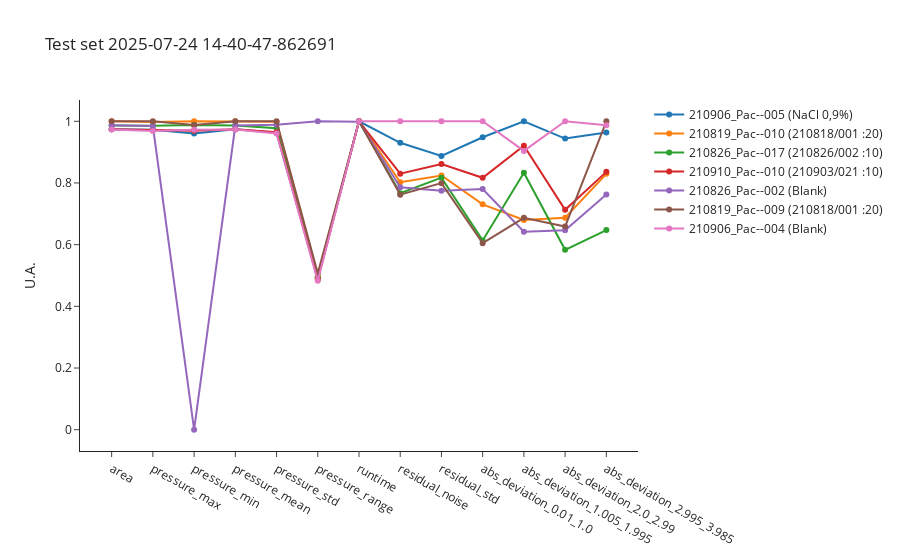
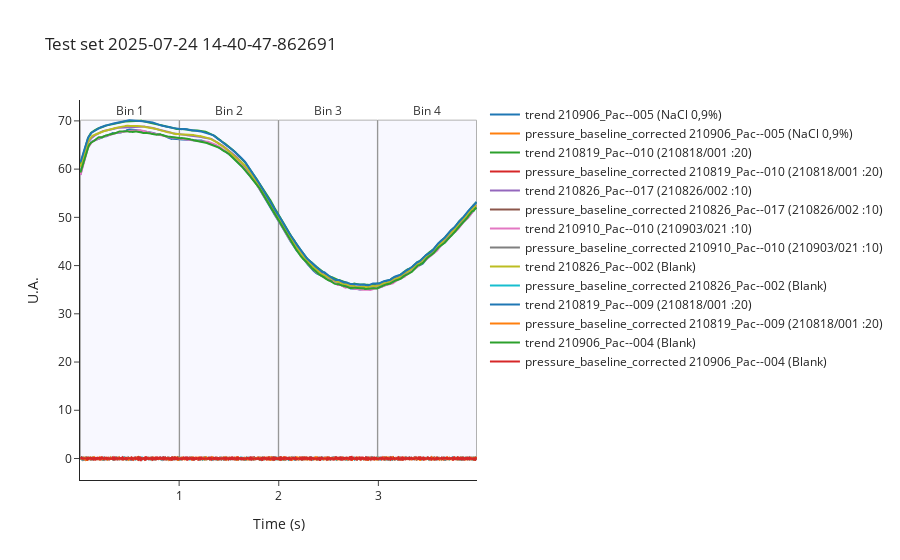
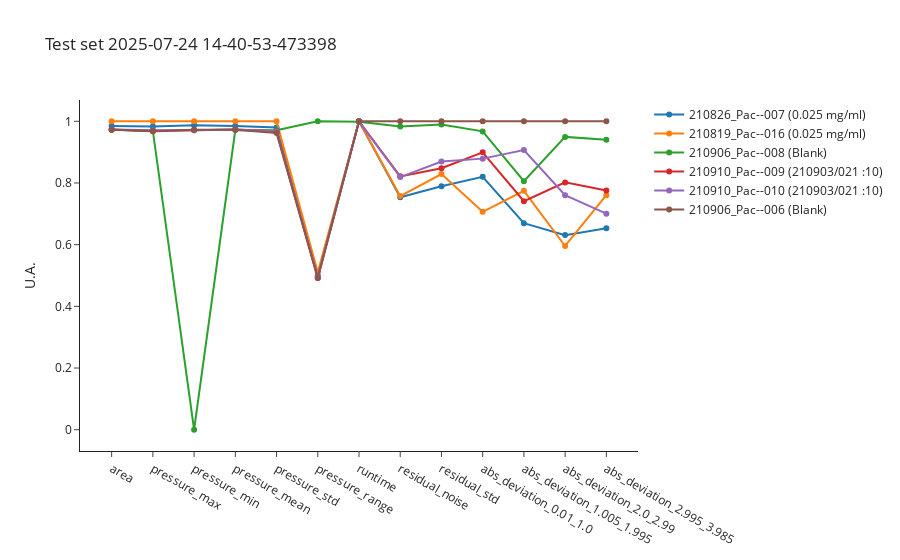
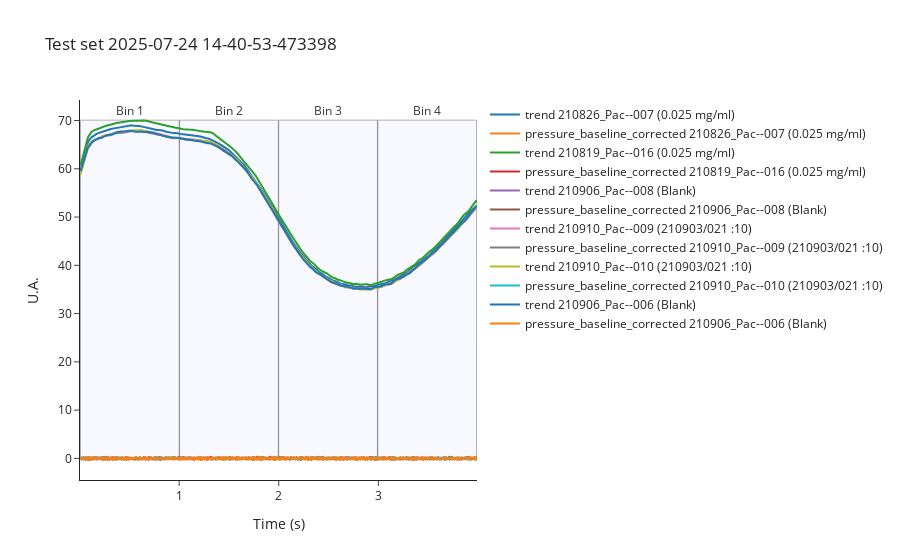

The notebook cell these images were saved under, in order:
### Code cell
test_dates = []
import datetime
import random
for i in [1, 2, 3, 4]:
    now = datetime.datetime.now().isoformat()
    now = now.replace(":", "-").replace(".", "-").replace("T", " ")
    test_dates.append(now)

    test_indices = random.sample(test_source_indices, random.randint(5, 8))
    print("Test set ", now ,  " indices: ", test_indices)

    test_data = ana.get_features(test_indices)
    test_metadata = ana.get_metadata(test_indices)
    test_data.to_csv(f"dev/test_{now}_features.csv", index=False)
    test_metadata.to_csv(f"dev/test_{now}_metadata.csv", index=False)

    fig_test_curves=ana.plot_pressure_curves(indices = test_indices)
    fig_test_curves.update_layout(showlegend=False)
    fig_test_curves.write_image(f"dev/figures/fig_test_{now}_curves.png", width=1000, height= 350, scale = 3)
    #fig_test_curves.update_layout(showlegend=True)
    #fig_test_curves.show()

    fig_test_features=ana.plot_features(indices = test_indices)
    fig_test_features.update_layout(showlegend=False)
    fig_test_features.write_image(f"dev/figures/fig_test_{now}_features.png", width=1100, height= 350, scale = 3)
    fig_test_features.update_layout(title=f"Test set {now}", showlegend=True)
    fig_test_features.show()
    
    fig_test_features_raw = ana.plot_features_raw(indices = test_indices)
    fig_test_features_raw.update_layout(showlegend=False)
    fig_test_features_raw.write_image(f"dev/figures/fig_test_{now}_features_raw.png", width=1100, height= 350, scale = 3)
    fig_test_features_raw.update_layout(title=f"Test set {now}", showlegend=True)
    fig_test_features_raw.show()

### Figure 1 — Plotly figure (JSON) as saved in the notebook; plotly's stock layout.template omitted (floating-point values rounded to 4 significant figures)
{"data": [{"hovertemplate": "<b>index: </b>238<br><b>name: </b>210906_Pac--005<br><b>path: </b>C:/Users/Sandeep/Desktop/ExtractedSignals\\210906_Pac 2021-09-06 11-09-22\\210906_Pac--005.D<br><b>batch: </b>210906_Pac 2021-09-06 11-09-22<br><b>batch_position: </b>5<br><b>idle_time: </b>38.0<br><b>sample: </b>NaCl 0,9%<br><b>method: </b>SAA_411_Pac.M<br><b>timestamp: </b>2021-09-06 11:28:17<br><b>detector: </b>G1315C<br><b>pump: </b>G7116B<br><b>start_time: </b>2021-09-06 11:28:51<br><b>end_time: </b>2021-09-06 11:32:51<br><b>runtime: </b>239.7000000000036<br><b>x: </b>%{x}<br><b>y: </b>%{y}<extra></extra>", "mode": "markers+lines", "name": "210906_Pac--005 (NaCl 0,9%)", "text": "<b>index: </b>238<br><b>name: </b>210906_Pac--005<br><b>path: </b>C:/Users/Sandeep/Desktop/ExtractedSignals\\210906_Pac 2021-09-06 11-09-22\\210906_Pac--005.D<br><b>batch: </b>210906_Pac 2021-09-06 11-09-22<br><b>batch_position: </b>5<br><b>idle_time: </b>38.0<br><b>sample: </b>NaCl 0,9%<br><b>method: </b>SAA_411_Pac.M<br><b>timestamp: </b>2021-09-06 11:28:17<br><b>detector: </b>G1315C<br><b>pump: </b>G7116B<br><b>start_time: </b>2021-09-06 11:28:51<br><b>end_time: </b>2021-09-06 11:32:51<br><b>runtime: </b>239.7000000000036", "type": "scatter", "x": ["area", "pressure_max", "pressure_min", "pressure_mean", "pressure_std", "pressure_range", "runtime", "residual_noise", "residual_std", "abs_deviation_0.01_1.0", "abs_deviation_1.005_1.995", "abs_deviation_2.0_2.99", "abs_deviation_2.995_3.985"], "y": [0.9739, 0.9726, 0.9605, 0.9739, 0.963, 0.4938, 1, 0.9302, 0.8875, 0.9482, 1, 0.944, 0.9638]}, {"hovertemplate": "<b>index: </b>125<br><b>name: </b>210819_Pac--010<br><b>path: </b>C:/Users/Sandeep/Desktop/ExtractedSignals\\210819_Pac 2021-08-19 15-50-49\\210819_Pac--010.D<br><b>batch: </b>210819_Pac 2021-08-19 15-50-49<br><b>batch_position: </b>10<br><b>idle_time: </b>39.0<br><b>sample: </b>210818/001 :20<br><b>method: </b>SAA_411_Pac.M<br><b>timestamp: </b>2021-08-19 16:34:42<br><b>detector: </b>G7110B<br><b>pump: </b>G7110B<br><b>start_time: </b>2021-08-19 16:35:16<br><b>end_time: </b>2021-08-19 16:39:17<br><b>runtime: </b>239.7000000000036<br><b>x: </b>%{x}<br><b>y: </b>%{y}<extra></extra>", "mode": "markers+lines", "name": "210819_Pac--010 (210818/001 :20)", "text": "<b>index: </b>125<br><b>name: </b>210819_Pac--010<br><b>path: </b>C:/Users/Sandeep/Desktop/ExtractedSignals\\210819_Pac 2021-08-19 15-50-49\\210819_Pac--010.D<br><b>batch: </b>210819_Pac 2021-08-19 15-50-49<br><b>batch_position: </b>10<br><b>idle_time: </b>39.0<br><b>sample: </b>210818/001 :20<br><b>method: </b>SAA_411_Pac.M<br><b>timestamp: </b>2021-08-19 16:34:42<br><b>detector: </b>G7110B<br><b>pump: </b>G7110B<br><b>start_time: </b>2021-08-19 16:35:16<br><b>end_time: </b>2021-08-19 16:39:17<br><b>runtime: </b>239.7000000000036", "type": "scatter", "x": ["area", "pressure_max", "pressure_min", "pressure_mean", "pressure_std", "pressure_range", "runtime", "residual_noise", "residual_std", "abs_deviation_0.01_1.0", "abs_deviation_1.005_1.995", "abs_deviation_2.0_2.99", "abs_deviation_2.995_3.985"], "y": [1.0, 0.9974, 1, 0.9999, 0.9989, 0.4987, 1, 0.8026, 0.8244, 0.7307, 0.6801, 0.6871, 0.8297]}, {"hovertemplate": "<b>index: </b>165<br><b>name: </b>210826_Pac--017<br><b>path: </b>C:/Users/Sandeep/Desktop/ExtractedSignals\\210826_Pac 2021-08-26 16-15-14\\210826_Pac--017.D<br><b>batch: </b>210826_Pac 2021-08-26 16-15-14<br><b>batch_position: </b>17<br><b>idle_time: </b>41.0<br><b>sample: </b>210826/002 :10<br><b>method: </b>SAA_411_Pac.M<br><b>timestamp: </b>2021-08-26 17:30:12<br><b>detector: </b>G1315C<br><b>pump: </b>G7110B<br><b>start_time: </b>2021-08-26 17:30:46<br><b>end_time: </b>2021-08-26 17:34:46<br><b>runtime: </b>239.7000000000036<br><b>x: </b>%{x}<br><b>y: </b>%{y}<extra></extra>", "mode": "markers+lines", "name": "210826_Pac--017 (210826/002 :10)", "text": "<b>index: </b>165<br><b>name: </b>210826_Pac--017<br><b>path: </b>C:/Users/Sandeep/Desktop/ExtractedSignals\\210826_Pac 2021-08-26 16-15-14\\210826_Pac--017.D<br><b>batch: </b>210826_Pac 2021-08-26 16-15-14<br><b>batch_position: </b>17<br><b>idle_time: </b>41.0<br><b>sample: </b>210826/002 :10<br><b>method: </b>SAA_411_Pac.M<br><b>timestamp: </b>2021-08-26 17:30:12<br><b>detector: </b>G1315C<br><b>pump: </b>G7110B<br><b>start_time: </b>2021-08-26 17:30:46<br><b>end_time: </b>2021-08-26 17:34:46<br><b>runtime: </b>239.7000000000036", "type": "scatter", "x": ["area", "pressure_max", "pressure_min", "pressure_mean", "pressure_std", "pressure_range", "runtime", "residual_noise", "residual_std", "abs_deviation_0.01_1.0", "abs_deviation_1.005_1.995", "abs_deviation_2.0_2.99", "abs_deviation_2.995_3.985"], "y": [0.9863, 0.9855, 0.9877, 0.9862, 0.9776, 0.4929, 1, 0.7669, 0.8172, 0.6137, 0.833, 0.5833, 0.6473]}, {"hovertemplate": "<b>index: </b>275<br><b>name: </b>210910_Pac--010<br><b>path: </b>C:/Users/Sandeep/Desktop/ExtractedSignals\\210910_Pac 2021-09-10 14-25-54\\210910_Pac--010.D<br><b>batch: </b>210910_Pac 2021-09-10 14-25-54<br><b>batch_position: </b>10<br><b>idle_time: </b>37.0<br><b>sample: </b>210903/021 :10<br><b>method: </b>SAA_411_Pac.M<br><b>timestamp: </b>2021-09-10 15:09:12<br><b>detector: </b>G7110B<br><b>pump: </b>G7110B<br><b>start_time: </b>2021-09-10 15:09:44<br><b>end_time: </b>2021-09-10 15:13:45<br><b>runtime: </b>239.7000000000036<br><b>x: </b>%{x}<br><b>y: </b>%{y}<extra></extra>", "mode": "markers+lines", "name": "210910_Pac--010 (210903/021 :10)", "text": "<b>index: </b>275<br><b>name: </b>210910_Pac--010<br><b>path: </b>C:/Users/Sandeep/Desktop/ExtractedSignals\\210910_Pac 2021-09-10 14-25-54\\210910_Pac--010.D<br><b>batch: </b>210910_Pac 2021-09-10 14-25-54<br><b>batch_position: </b>10<br><b>idle_time: </b>37.0<br><b>sample: </b>210903/021 :10<br><b>method: </b>SAA_411_Pac.M<br><b>timestamp: </b>2021-09-10 15:09:12<br><b>detector: </b>G7110B<br><b>pump: </b>G7110B<br><b>start_time: </b>2021-09-10 15:09:44<br><b>end_time: </b>2021-09-10 15:13:45<br><b>runtime: </b>239.7000000000036", "type": "scatter", "x": ["area", "pressure_max", "pressure_min", "pressure_mean", "pressure_std", "pressure_range", "runtime", "residual_noise", "residual_std", "abs_deviation_0.01_1.0", "abs_deviation_1.005_1.995", "abs_deviation_2.0_2.99", "abs_deviation_2.995_3.985"], "y": [0.974, 0.9708, 0.9692, 0.9739, 0.9648, 0.4875, 1, 0.83, 0.8617, 0.8168, 0.9205, 0.7129, 0.836]}, {"hovertemplate": "<b>index: </b>150<br><b>name: </b>210826_Pac--002<br><b>path: </b>C:/Users/Sandeep/Desktop/ExtractedSignals\\210826_Pac 2021-08-26 16-15-14\\210826_Pac--002.D<br><b>batch: </b>210826_Pac 2021-08-26 16-15-14<br><b>batch_position: </b>2<br><b>idle_time: </b>40.0<br><b>sample: </b>Blank<br><b>method: </b>SAA_411_Pac.M<br><b>timestamp: </b>2021-08-26 16:20:13<br><b>detector: </b>G7110B<br><b>pump: </b>G7110B<br><b>start_time: </b>2021-08-26 16:20:47<br><b>end_time: </b>2021-08-26 16:24:47<br><b>runtime: </b>239.40000000000362<br><b>x: </b>%{x}<br><b>y: </b>%{y}<extra></extra>", "mode": "markers+lines", "name": "210826_Pac--002 (Blank)", "text": "<b>index: </b>150<br><b>name: </b>210826_Pac--002<br><b>path: </b>C:/Users/Sandeep/Desktop/ExtractedSignals\\210826_Pac 2021-08-26 16-15-14\\210826_Pac--002.D<br><b>batch: </b>210826_Pac 2021-08-26 16-15-14<br><b>batch_position: </b>2<br><b>idle_time: </b>40.0<br><b>sample: </b>Blank<br><b>method: </b>SAA_411_Pac.M<br><b>timestamp: </b>2021-08-26 16:20:13<br><b>detector: </b>G7110B<br><b>pump: </b>G7110B<br><b>start_time: </b>2021-08-26 16:20:47<br><b>end_time: </b>2021-08-26 16:24:47<br><b>runtime: </b>239.40000000000362", "type": "scatter", "x": ["area", "pressure_max", "pressure_min", "pressure_mean", "pressure_std", "pressure_range", "runtime", "residual_noise", "residual_std", "abs_deviation_0.01_1.0", "abs_deviation_1.005_1.995", "abs_deviation_2.0_2.99", "abs_deviation_2.995_3.985"], "y": [0.9873, 0.9845, 0, 0.9861, 0.9887, 1, 0.9987, 0.7858, 0.7752, 0.7805, 0.6419, 0.6469, 0.7624]}, {"hovertemplate": "<b>index: </b>124<br><b>name: </b>210819_Pac--009<br><b>path: </b>C:/Users/Sandeep/Desktop/ExtractedSignals\\210819_Pac 2021-08-19 15-50-49\\210819_Pac--009.D<br><b>batch: </b>210819_Pac 2021-08-19 15-50-49<br><b>batch_position: </b>9<br><b>idle_time: </b>39.0<br><b>sample: </b>210818/001 :20<br><b>method: </b>SAA_411_Pac.M<br><b>timestamp: </b>2021-08-19 16:30:03<br><b>detector: </b>G1315C<br><b>pump: </b>G7110B<br><b>start_time: </b>2021-08-19 16:30:37<br><b>end_time: </b>2021-08-19 16:34:37<br><b>runtime: </b>239.7000000000036<br><b>x: </b>%{x}<br><b>y: </b>%{y}<extra></extra>", "mode": "markers+lines", "name": "210819_Pac--009 (210818/001 :20)", "text": "<b>index: </b>124<br><b>name: </b>210819_Pac--009<br><b>path: </b>C:/Users/Sandeep/Desktop/ExtractedSignals\\210819_Pac 2021-08-19 15-50-49\\210819_Pac--009.D<br><b>batch: </b>210819_Pac 2021-08-19 15-50-49<br><b>batch_position: </b>9<br><b>idle_time: </b>39.0<br><b>sample: </b>210818/001 :20<br><b>method: </b>SAA_411_Pac.M<br><b>timestamp: </b>2021-08-19 16:30:03<br><b>detector: </b>G1315C<br><b>pump: </b>G7110B<br><b>start_time: </b>2021-08-19 16:30:37<br><b>end_time: </b>2021-08-19 16:34:37<br><b>runtime: </b>239.7000000000036", "type": "scatter", "x": ["area", "pressure_max", "pressure_min", "pressure_mean", "pressure_std", "pressure_range", "runtime", "residual_noise", "residual_std", "abs_deviation_0.01_1.0", "abs_deviation_1.005_1.995", "abs_deviation_2.0_2.99", "abs_deviation_2.995_3.985"], "y": [1, 1, 0.9877, 1, 1, 0.5076, 1, 0.762, 0.7994, 0.6048, 0.6871, 0.6589, 1]}, {"hovertemplate": "<b>index: </b>237<br><b>name: </b>210906_Pac--004<br><b>path: </b>C:/Users/Sandeep/Desktop/ExtractedSignals\\210906_Pac 2021-09-06 11-09-22\\210906_Pac--004.D<br><b>batch: </b>210906_Pac 2021-09-06 11-09-22<br><b>batch_position: </b>4<br><b>idle_time: </b>39.0<br><b>sample: </b>Blank<br><b>method: </b>SAA_411_Pac.M<br><b>timestamp: </b>2021-09-06 11:23:39<br><b>detector: </b>G1315C<br><b>pump: </b>G7110B<br><b>start_time: </b>2021-09-06 11:24:12<br><b>end_time: </b>2021-09-06 11:28:13<br><b>runtime: </b>239.7000000000036<br><b>x: </b>%{x}<br><b>y: </b>%{y}<extra></extra>", "mode": "markers+lines", "name": "210906_Pac--004 (Blank)", "text": "<b>index: </b>237<br><b>name: </b>210906_Pac--004<br><b>path: </b>C:/Users/Sandeep/Desktop/ExtractedSignals\\210906_Pac 2021-09-06 11-09-22\\210906_Pac--004.D<br><b>batch: </b>210906_Pac 2021-09-06 11-09-22<br><b>batch_position: </b>4<br><b>idle_time: </b>39.0<br><b>sample: </b>Blank<br><b>method: </b>SAA_411_Pac.M<br><b>timestamp: </b>2021-09-06 11:23:39<br><b>detector: </b>G1315C<br><b>pump: </b>G7110B<br><b>start_time: </b>2021-09-06 11:24:12<br><b>end_time: </b>2021-09-06 11:28:13<br><b>runtime: </b>239.7000000000036", "type": "scatter", "x": ["area", "pressure_max", "pressure_min", "pressure_mean", "pressure_std", "pressure_range", "runtime", "residual_noise", "residual_std", "abs_deviation_0.01_1.0", "abs_deviation_1.005_1.995", "abs_deviation_2.0_2.99", "abs_deviation_2.995_3.985"], "y": [0.9738, 0.9682, 0.9723, 0.9737, 0.9604, 0.4833, 1, 1, 1, 1, 0.9039, 1, 0.9873]}], "layout": {"showlegend": true, "title": {"text": "Test set 2025-07-24 14-40-47-862691"}, "xaxis": {"title": {}}, "yaxis": {"title": {"text": "U.A."}}}}

### Figure 2 — Plotly figure (JSON) as saved in the notebook; plotly's stock layout.template omitted (floating-point values rounded to 4 significant figures; data arrays with more than 128 entries replaced by an {"elided": "..."} marker saying what was removed)
{"data": [{"mode": "lines", "name": "trend 210906_Pac--005 (NaCl 0,9%)", "text": "238. 210906_Pac--005 (NaCl 0,9%)<br>Batch: 210906_Pac 2021-09-06 11-09-22<br>Method: SAA_411_Pac.M", "type": "scatter", "x": {"elided": "796 float values"}, "y": {"elided": "796 float values"}}, {"mode": "lines", "name": "pressure_baseline_corrected 210906_Pac--005 (NaCl 0,9%)", "text": "238. 210906_Pac--005 (NaCl 0,9%)<br>Batch: 210906_Pac 2021-09-06 11-09-22<br>Method: SAA_411_Pac.M", "type": "scatter", "x": {"elided": "796 float values"}, "y": {"elided": "796 float values"}}, {"mode": "lines", "name": "trend 210819_Pac--010 (210818/001 :20)", "text": "125. 210819_Pac--010 (210818/001 :20)<br>Batch: 210819_Pac 2021-08-19 15-50-49<br>Method: SAA_411_Pac.M", "type": "scatter", "x": {"elided": "796 float values"}, "y": {"elided": "796 float values"}}, {"mode": "lines", "name": "pressure_baseline_corrected 210819_Pac--010 (210818/001 :20)", "text": "125. 210819_Pac--010 (210818/001 :20)<br>Batch: 210819_Pac 2021-08-19 15-50-49<br>Method: SAA_411_Pac.M", "type": "scatter", "x": {"elided": "796 float values"}, "y": {"elided": "796 float values"}}, {"mode": "lines", "name": "trend 210826_Pac--017 (210826/002 :10)", "text": "165. 210826_Pac--017 (210826/002 :10)<br>Batch: 210826_Pac 2021-08-26 16-15-14<br>Method: SAA_411_Pac.M", "type": "scatter", "x": {"elided": "796 float values"}, "y": {"elided": "796 float values"}}, {"mode": "lines", "name": "pressure_baseline_corrected 210826_Pac--017 (210826/002 :10)", "text": "165. 210826_Pac--017 (210826/002 :10)<br>Batch: 210826_Pac 2021-08-26 16-15-14<br>Method: SAA_411_Pac.M", "type": "scatter", "x": {"elided": "796 float values"}, "y": {"elided": "796 float values"}}, {"mode": "lines", "name": "trend 210910_Pac--010 (210903/021 :10)", "text": "275. 210910_Pac--010 (210903/021 :10)<br>Batch: 210910_Pac 2021-09-10 14-25-54<br>Method: SAA_411_Pac.M", "type": "scatter", "x": {"elided": "796 float values"}, "y": {"elided": "796 float values"}}, {"mode": "lines", "name": "pressure_baseline_corrected 210910_Pac--010 (210903/021 :10)", "text": "275. 210910_Pac--010 (210903/021 :10)<br>Batch: 210910_Pac 2021-09-10 14-25-54<br>Method: SAA_411_Pac.M", "type": "scatter", "x": {"elided": "796 float values"}, "y": {"elided": "796 float values"}}, {"mode": "lines", "name": "trend 210826_Pac--002 (Blank)", "text": "150. 210826_Pac--002 (Blank)<br>Batch: 210826_Pac 2021-08-26 16-15-14<br>Method: SAA_411_Pac.M", "type": "scatter", "x": {"elided": "796 float values"}, "y": {"elided": "796 float values"}}, {"mode": "lines", "name": "pressure_baseline_corrected 210826_Pac--002 (Blank)", "text": "150. 210826_Pac--002 (Blank)<br>Batch: 210826_Pac 2021-08-26 16-15-14<br>Method: SAA_411_Pac.M", "type": "scatter", "x": {"elided": "796 float values"}, "y": {"elided": "796 float values"}}, {"mode": "lines", "name": "trend 210819_Pac--009 (210818/001 :20)", "text": "124. 210819_Pac--009 (210818/001 :20)<br>Batch: 210819_Pac 2021-08-19 15-50-49<br>Method: SAA_411_Pac.M", "type": "scatter", "x": {"elided": "796 float values"}, "y": {"elided": "796 float values"}}, {"mode": "lines", "name": "pressure_baseline_corrected 210819_Pac--009 (210818/001 :20)", "text": "124. 210819_Pac--009 (210818/001 :20)<br>Batch: 210819_Pac 2021-08-19 15-50-49<br>Method: SAA_411_Pac.M", "type": "scatter", "x": {"elided": "796 float values"}, "y": {"elided": "796 float values"}}, {"mode": "lines", "name": "trend 210906_Pac--004 (Blank)", "text": "237. 210906_Pac--004 (Blank)<br>Batch: 210906_Pac 2021-09-06 11-09-22<br>Method: SAA_411_Pac.M", "type": "scatter", "x": {"elided": "796 float values"}, "y": {"elided": "796 float values"}}, {"mode": "lines", "name": "pressure_baseline_corrected 210906_Pac--004 (Blank)", "text": "237. 210906_Pac--004 (Blank)<br>Batch: 210906_Pac 2021-09-06 11-09-22<br>Method: SAA_411_Pac.M", "type": "scatter", "x": {"elided": "796 float values"}, "y": {"elided": "796 float values"}}], "layout": {"annotations": [{"align": "center", "font": {"color": "black", "size": 12}, "hovertext": "Entries between time: 0.01 and 1.0", "opacity": 0.8, "showarrow": false, "text": "<br>Bin 1<br>", "x": 0.505, "y": 72.15}, {"align": "center", "font": {"color": "black", "size": 12}, "hovertext": "Entries between time: 1.005 and 1.995", "opacity": 0.8, "showarrow": false, "text": "<br>Bin 2<br>", "x": 1.5, "y": 72.15}, {"align": "center", "font": {"color": "black", "size": 12}, "hovertext": "Entries between time: 2.0 and 2.99", "opacity": 0.8, "showarrow": false, "text": "<br>Bin 3<br>", "x": 2.495, "y": 72.15}, {"align": "center", "font": {"color": "black", "size": 12}, "hovertext": "Entries between time: 2.995 and 3.985", "opacity": 0.8, "showarrow": false, "text": "<br>Bin 4<br>", "x": 3.49, "y": 72.15}], "shapes": [{"fillcolor": "rgba(200,200,255,0.4)", "layer": "below", "line": {"width": 1}, "type": "rect", "x0": 0.01, "x1": 1, "y0": 0, "y1": 70.15}, {"fillcolor": "rgba(200,200,255,0.4)", "layer": "below", "line": {"width": 1}, "type": "rect", "x0": 1.005, "x1": 1.995, "y0": 0, "y1": 70.15}, {"fillcolor": "rgba(200,200,255,0.4)", "layer": "below", "line": {"width": 1}, "type": "rect", "x0": 2, "x1": 2.99, "y0": 0, "y1": 70.15}, {"fillcolor": "rgba(200,200,255,0.4)", "layer": "below", "line": {"width": 1}, "type": "rect", "x0": 2.995, "x1": 3.985, "y0": 0, "y1": 70.15}], "showlegend": true, "title": {"text": "Test set 2025-07-24 14-40-47-862691"}, "xaxis": {"title": {"text": "Time (s)"}}, "yaxis": {"title": {"text": "U.A."}}}}

### Figure 3 — Plotly figure (JSON) as saved in the notebook; plotly's stock layout.template omitted (floating-point values rounded to 4 significant figures)
{"data": [{"hovertemplate": "<b>index: </b>155<br><b>name: </b>210826_Pac--007<br><b>path: </b>C:/Users/Sandeep/Desktop/ExtractedSignals\\210826_Pac 2021-08-26 16-15-14\\210826_Pac--007.D<br><b>batch: </b>210826_Pac 2021-08-26 16-15-14<br><b>batch_position: </b>7<br><b>idle_time: </b>40.0<br><b>sample: </b>0.025 mg/ml<br><b>method: </b>SAA_411_Pac.M<br><b>timestamp: </b>2021-08-26 16:43:32<br><b>detector: </b>G7110B<br><b>pump: </b>G7110B<br><b>start_time: </b>2021-08-26 16:44:07<br><b>end_time: </b>2021-08-26 16:48:07<br><b>runtime: </b>239.7000000000036<br><b>x: </b>%{x}<br><b>y: </b>%{y}<extra></extra>", "mode": "markers+lines", "name": "210826_Pac--007 (0.025 mg/ml)", "text": "<b>index: </b>155<br><b>name: </b>210826_Pac--007<br><b>path: </b>C:/Users/Sandeep/Desktop/ExtractedSignals\\210826_Pac 2021-08-26 16-15-14\\210826_Pac--007.D<br><b>batch: </b>210826_Pac 2021-08-26 16-15-14<br><b>batch_position: </b>7<br><b>idle_time: </b>40.0<br><b>sample: </b>0.025 mg/ml<br><b>method: </b>SAA_411_Pac.M<br><b>timestamp: </b>2021-08-26 16:43:32<br><b>detector: </b>G7110B<br><b>pump: </b>G7110B<br><b>start_time: </b>2021-08-26 16:44:07<br><b>end_time: </b>2021-08-26 16:48:07<br><b>runtime: </b>239.7000000000036", "type": "scatter", "x": ["area", "pressure_max", "pressure_min", "pressure_mean", "pressure_std", "pressure_range", "runtime", "residual_noise", "residual_std", "abs_deviation_0.01_1.0", "abs_deviation_1.005_1.995", "abs_deviation_2.0_2.99", "abs_deviation_2.995_3.985"], "y": [0.9848, 0.983, 0.9868, 0.9848, 0.9799, 0.4999, 1, 0.7535, 0.7897, 0.82, 0.6695, 0.6309, 0.6528]}, {"hovertemplate": "<b>index: </b>131<br><b>name: </b>210819_Pac--016<br><b>path: </b>C:/Users/Sandeep/Desktop/ExtractedSignals\\210819_Pac 2021-08-19 15-50-49\\210819_Pac--016.D<br><b>batch: </b>210819_Pac 2021-08-19 15-50-49<br><b>batch_position: </b>16<br><b>idle_time: </b>39.0<br><b>sample: </b>0.025 mg/ml<br><b>method: </b>SAA_411_Pac.M<br><b>timestamp: </b>2021-08-19 17:02:38<br><b>detector: </b>G1315C<br><b>pump: </b>G7110B<br><b>start_time: </b>2021-08-19 17:03:12<br><b>end_time: </b>2021-08-19 17:07:12<br><b>runtime: </b>239.7000000000036<br><b>x: </b>%{x}<br><b>y: </b>%{y}<extra></extra>", "mode": "markers+lines", "name": "210819_Pac--016 (0.025 mg/ml)", "text": "<b>index: </b>131<br><b>name: </b>210819_Pac--016<br><b>path: </b>C:/Users/Sandeep/Desktop/ExtractedSignals\\210819_Pac 2021-08-19 15-50-49\\210819_Pac--016.D<br><b>batch: </b>210819_Pac 2021-08-19 15-50-49<br><b>batch_position: </b>16<br><b>idle_time: </b>39.0<br><b>sample: </b>0.025 mg/ml<br><b>method: </b>SAA_411_Pac.M<br><b>timestamp: </b>2021-08-19 17:02:38<br><b>detector: </b>G1315C<br><b>pump: </b>G7110B<br><b>start_time: </b>2021-08-19 17:03:12<br><b>end_time: </b>2021-08-19 17:07:12<br><b>runtime: </b>239.7000000000036", "type": "scatter", "x": ["area", "pressure_max", "pressure_min", "pressure_mean", "pressure_std", "pressure_range", "runtime", "residual_noise", "residual_std", "abs_deviation_0.01_1.0", "abs_deviation_1.005_1.995", "abs_deviation_2.0_2.99", "abs_deviation_2.995_3.985"], "y": [1, 1, 1, 1, 1, 0.5105, 1, 0.7575, 0.829, 0.7065, 0.7745, 0.5957, 0.7604]}, {"hovertemplate": "<b>index: </b>241<br><b>name: </b>210906_Pac--008<br><b>path: </b>C:/Users/Sandeep/Desktop/ExtractedSignals\\210906_Pac 2021-09-06 11-09-22\\210906_Pac--008.D<br><b>batch: </b>210906_Pac 2021-09-06 11-09-22<br><b>batch_position: </b>8<br><b>idle_time: </b>39.0<br><b>sample: </b>Blank<br><b>method: </b>SAA_411_Pac.M<br><b>timestamp: </b>2021-09-06 11:42:15<br><b>detector: </b>G1315C<br><b>pump: </b>G7110B<br><b>start_time: </b>2021-09-06 11:42:48<br><b>end_time: </b>2021-09-06 11:46:49<br><b>runtime: </b>239.40000000000362<br><b>x: </b>%{x}<br><b>y: </b>%{y}<extra></extra>", "mode": "markers+lines", "name": "210906_Pac--008 (Blank)", "text": "<b>index: </b>241<br><b>name: </b>210906_Pac--008<br><b>path: </b>C:/Users/Sandeep/Desktop/ExtractedSignals\\210906_Pac 2021-09-06 11-09-22\\210906_Pac--008.D<br><b>batch: </b>210906_Pac 2021-09-06 11-09-22<br><b>batch_position: </b>8<br><b>idle_time: </b>39.0<br><b>sample: </b>Blank<br><b>method: </b>SAA_411_Pac.M<br><b>timestamp: </b>2021-09-06 11:42:15<br><b>detector: </b>G1315C<br><b>pump: </b>G7110B<br><b>start_time: </b>2021-09-06 11:42:48<br><b>end_time: </b>2021-09-06 11:46:49<br><b>runtime: </b>239.40000000000362", "type": "scatter", "x": ["area", "pressure_max", "pressure_min", "pressure_mean", "pressure_std", "pressure_range", "runtime", "residual_noise", "residual_std", "abs_deviation_0.01_1.0", "abs_deviation_1.005_1.995", "abs_deviation_2.0_2.99", "abs_deviation_2.995_3.985"], "y": [0.9726, 0.9689, 0, 0.9714, 0.9711, 1, 0.9987, 0.9828, 0.9894, 0.9673, 0.8057, 0.9495, 0.9402]}, {"hovertemplate": "<b>index: </b>274<br><b>name: </b>210910_Pac--009<br><b>path: </b>C:/Users/Sandeep/Desktop/ExtractedSignals\\210910_Pac 2021-09-10 14-25-54\\210910_Pac--009.D<br><b>batch: </b>210910_Pac 2021-09-10 14-25-54<br><b>batch_position: </b>9<br><b>idle_time: </b>38.0<br><b>sample: </b>210903/021 :10<br><b>method: </b>SAA_411_Pac.M<br><b>timestamp: </b>2021-09-10 15:04:34<br><b>detector: </b>G1315C<br><b>pump: </b>G7110B<br><b>start_time: </b>2021-09-10 15:05:07<br><b>end_time: </b>2021-09-10 15:09:07<br><b>runtime: </b>239.7000000000036<br><b>x: </b>%{x}<br><b>y: </b>%{y}<extra></extra>", "mode": "markers+lines", "name": "210910_Pac--009 (210903/021 :10)", "text": "<b>index: </b>274<br><b>name: </b>210910_Pac--009<br><b>path: </b>C:/Users/Sandeep/Desktop/ExtractedSignals\\210910_Pac 2021-09-10 14-25-54\\210910_Pac--009.D<br><b>batch: </b>210910_Pac 2021-09-10 14-25-54<br><b>batch_position: </b>9<br><b>idle_time: </b>38.0<br><b>sample: </b>210903/021 :10<br><b>method: </b>SAA_411_Pac.M<br><b>timestamp: </b>2021-09-10 15:04:34<br><b>detector: </b>G1315C<br><b>pump: </b>G7110B<br><b>start_time: </b>2021-09-10 15:05:07<br><b>end_time: </b>2021-09-10 15:09:07<br><b>runtime: </b>239.7000000000036", "type": "scatter", "x": ["area", "pressure_max", "pressure_min", "pressure_mean", "pressure_std", "pressure_range", "runtime", "residual_noise", "residual_std", "abs_deviation_0.01_1.0", "abs_deviation_1.005_1.995", "abs_deviation_2.0_2.99", "abs_deviation_2.995_3.985"], "y": [0.9731, 0.9674, 0.9714, 0.9732, 0.9675, 0.4918, 1, 0.8215, 0.8476, 0.8993, 0.7408, 0.8019, 0.7758]}, {"hovertemplate": "<b>index: </b>275<br><b>name: </b>210910_Pac--010<br><b>path: </b>C:/Users/Sandeep/Desktop/ExtractedSignals\\210910_Pac 2021-09-10 14-25-54\\210910_Pac--010.D<br><b>batch: </b>210910_Pac 2021-09-10 14-25-54<br><b>batch_position: </b>10<br><b>idle_time: </b>37.0<br><b>sample: </b>210903/021 :10<br><b>method: </b>SAA_411_Pac.M<br><b>timestamp: </b>2021-09-10 15:09:12<br><b>detector: </b>G7110B<br><b>pump: </b>G7110B<br><b>start_time: </b>2021-09-10 15:09:44<br><b>end_time: </b>2021-09-10 15:13:45<br><b>runtime: </b>239.7000000000036<br><b>x: </b>%{x}<br><b>y: </b>%{y}<extra></extra>", "mode": "markers+lines", "name": "210910_Pac--010 (210903/021 :10)", "text": "<b>index: </b>275<br><b>name: </b>210910_Pac--010<br><b>path: </b>C:/Users/Sandeep/Desktop/ExtractedSignals\\210910_Pac 2021-09-10 14-25-54\\210910_Pac--010.D<br><b>batch: </b>210910_Pac 2021-09-10 14-25-54<br><b>batch_position: </b>10<br><b>idle_time: </b>37.0<br><b>sample: </b>210903/021 :10<br><b>method: </b>SAA_411_Pac.M<br><b>timestamp: </b>2021-09-10 15:09:12<br><b>detector: </b>G7110B<br><b>pump: </b>G7110B<br><b>start_time: </b>2021-09-10 15:09:44<br><b>end_time: </b>2021-09-10 15:13:45<br><b>runtime: </b>239.7000000000036", "type": "scatter", "x": ["area", "pressure_max", "pressure_min", "pressure_mean", "pressure_std", "pressure_range", "runtime", "residual_noise", "residual_std", "abs_deviation_0.01_1.0", "abs_deviation_1.005_1.995", "abs_deviation_2.0_2.99", "abs_deviation_2.995_3.985"], "y": [0.9731, 0.9708, 0.9714, 0.9731, 0.9667, 0.4953, 1, 0.8192, 0.8696, 0.879, 0.9068, 0.7606, 0.7006]}, {"hovertemplate": "<b>index: </b>239<br><b>name: </b>210906_Pac--006<br><b>path: </b>C:/Users/Sandeep/Desktop/ExtractedSignals\\210906_Pac 2021-09-06 11-09-22\\210906_Pac--006.D<br><b>batch: </b>210906_Pac 2021-09-06 11-09-22<br><b>batch_position: </b>6<br><b>idle_time: </b>39.0<br><b>sample: </b>Blank<br><b>method: </b>SAA_411_Pac.M<br><b>timestamp: </b>2021-09-06 11:32:57<br><b>detector: </b>G7110B<br><b>pump: </b>G7110B<br><b>start_time: </b>2021-09-06 11:33:30<br><b>end_time: </b>2021-09-06 11:37:31<br><b>runtime: </b>239.7000000000036<br><b>x: </b>%{x}<br><b>y: </b>%{y}<extra></extra>", "mode": "markers+lines", "name": "210906_Pac--006 (Blank)", "text": "<b>index: </b>239<br><b>name: </b>210906_Pac--006<br><b>path: </b>C:/Users/Sandeep/Desktop/ExtractedSignals\\210906_Pac 2021-09-06 11-09-22\\210906_Pac--006.D<br><b>batch: </b>210906_Pac 2021-09-06 11-09-22<br><b>batch_position: </b>6<br><b>idle_time: </b>39.0<br><b>sample: </b>Blank<br><b>method: </b>SAA_411_Pac.M<br><b>timestamp: </b>2021-09-06 11:32:57<br><b>detector: </b>G7110B<br><b>pump: </b>G7110B<br><b>start_time: </b>2021-09-06 11:33:30<br><b>end_time: </b>2021-09-06 11:37:31<br><b>runtime: </b>239.7000000000036", "type": "scatter", "x": ["area", "pressure_max", "pressure_min", "pressure_mean", "pressure_std", "pressure_range", "runtime", "residual_noise", "residual_std", "abs_deviation_0.01_1.0", "abs_deviation_1.005_1.995", "abs_deviation_2.0_2.99", "abs_deviation_2.995_3.985"], "y": [0.9722, 0.9682, 0.9728, 0.9723, 0.962, 0.4919, 1, 1, 1, 1, 1, 1, 1]}], "layout": {"showlegend": true, "title": {"text": "Test set 2025-07-24 14-40-53-473398"}, "xaxis": {"title": {}}, "yaxis": {"title": {"text": "U.A."}}}}

### Figure 4 — Plotly figure (JSON) as saved in the notebook; plotly's stock layout.template omitted (floating-point values rounded to 4 significant figures; data arrays with more than 128 entries replaced by an {"elided": "..."} marker saying what was removed)
{"data": [{"mode": "lines", "name": "trend 210826_Pac--007 (0.025 mg/ml)", "text": "155. 210826_Pac--007 (0.025 mg/ml)<br>Batch: 210826_Pac 2021-08-26 16-15-14<br>Method: SAA_411_Pac.M", "type": "scatter", "x": {"elided": "796 float values"}, "y": {"elided": "796 float values"}}, {"mode": "lines", "name": "pressure_baseline_corrected 210826_Pac--007 (0.025 mg/ml)", "text": "155. 210826_Pac--007 (0.025 mg/ml)<br>Batch: 210826_Pac 2021-08-26 16-15-14<br>Method: SAA_411_Pac.M", "type": "scatter", "x": {"elided": "796 float values"}, "y": {"elided": "796 float values"}}, {"mode": "lines", "name": "trend 210819_Pac--016 (0.025 mg/ml)", "text": "131. 210819_Pac--016 (0.025 mg/ml)<br>Batch: 210819_Pac 2021-08-19 15-50-49<br>Method: SAA_411_Pac.M", "type": "scatter", "x": {"elided": "796 float values"}, "y": {"elided": "796 float values"}}, {"mode": "lines", "name": "pressure_baseline_corrected 210819_Pac--016 (0.025 mg/ml)", "text": "131. 210819_Pac--016 (0.025 mg/ml)<br>Batch: 210819_Pac 2021-08-19 15-50-49<br>Method: SAA_411_Pac.M", "type": "scatter", "x": {"elided": "796 float values"}, "y": {"elided": "796 float values"}}, {"mode": "lines", "name": "trend 210906_Pac--008 (Blank)", "text": "241. 210906_Pac--008 (Blank)<br>Batch: 210906_Pac 2021-09-06 11-09-22<br>Method: SAA_411_Pac.M", "type": "scatter", "x": {"elided": "796 float values"}, "y": {"elided": "796 float values"}}, {"mode": "lines", "name": "pressure_baseline_corrected 210906_Pac--008 (Blank)", "text": "241. 210906_Pac--008 (Blank)<br>Batch: 210906_Pac 2021-09-06 11-09-22<br>Method: SAA_411_Pac.M", "type": "scatter", "x": {"elided": "796 float values"}, "y": {"elided": "796 float values"}}, {"mode": "lines", "name": "trend 210910_Pac--009 (210903/021 :10)", "text": "274. 210910_Pac--009 (210903/021 :10)<br>Batch: 210910_Pac 2021-09-10 14-25-54<br>Method: SAA_411_Pac.M", "type": "scatter", "x": {"elided": "796 float values"}, "y": {"elided": "796 float values"}}, {"mode": "lines", "name": "pressure_baseline_corrected 210910_Pac--009 (210903/021 :10)", "text": "274. 210910_Pac--009 (210903/021 :10)<br>Batch: 210910_Pac 2021-09-10 14-25-54<br>Method: SAA_411_Pac.M", "type": "scatter", "x": {"elided": "796 float values"}, "y": {"elided": "796 float values"}}, {"mode": "lines", "name": "trend 210910_Pac--010 (210903/021 :10)", "text": "275. 210910_Pac--010 (210903/021 :10)<br>Batch: 210910_Pac 2021-09-10 14-25-54<br>Method: SAA_411_Pac.M", "type": "scatter", "x": {"elided": "796 float values"}, "y": {"elided": "796 float values"}}, {"mode": "lines", "name": "pressure_baseline_corrected 210910_Pac--010 (210903/021 :10)", "text": "275. 210910_Pac--010 (210903/021 :10)<br>Batch: 210910_Pac 2021-09-10 14-25-54<br>Method: SAA_411_Pac.M", "type": "scatter", "x": {"elided": "796 float values"}, "y": {"elided": "796 float values"}}, {"mode": "lines", "name": "trend 210906_Pac--006 (Blank)", "text": "239. 210906_Pac--006 (Blank)<br>Batch: 210906_Pac 2021-09-06 11-09-22<br>Method: SAA_411_Pac.M", "type": "scatter", "x": {"elided": "796 float values"}, "y": {"elided": "796 float values"}}, {"mode": "lines", "name": "pressure_baseline_corrected 210906_Pac--006 (Blank)", "text": "239. 210906_Pac--006 (Blank)<br>Batch: 210906_Pac 2021-09-06 11-09-22<br>Method: SAA_411_Pac.M", "type": "scatter", "x": {"elided": "796 float values"}, "y": {"elided": "796 float values"}}], "layout": {"annotations": [{"align": "center", "font": {"color": "black", "size": 12}, "hovertext": "Entries between time: 0.01 and 1.0", "opacity": 0.8, "showarrow": false, "text": "<br>Bin 1<br>", "x": 0.505, "y": 72.08}, {"align": "center", "font": {"color": "black", "size": 12}, "hovertext": "Entries between time: 1.005 and 1.995", "opacity": 0.8, "showarrow": false, "text": "<br>Bin 2<br>", "x": 1.5, "y": 72.08}, {"align": "center", "font": {"color": "black", "size": 12}, "hovertext": "Entries between time: 2.0 and 2.99", "opacity": 0.8, "showarrow": false, "text": "<br>Bin 3<br>", "x": 2.495, "y": 72.08}, {"align": "center", "font": {"color": "black", "size": 12}, "hovertext": "Entries between time: 2.995 and 3.985", "opacity": 0.8, "showarrow": false, "text": "<br>Bin 4<br>", "x": 3.49, "y": 72.08}], "shapes": [{"fillcolor": "rgba(200,200,255,0.4)", "layer": "below", "line": {"width": 1}, "type": "rect", "x0": 0.01, "x1": 1, "y0": 0, "y1": 70.08}, {"fillcolor": "rgba(200,200,255,0.4)", "layer": "below", "line": {"width": 1}, "type": "rect", "x0": 1.005, "x1": 1.995, "y0": 0, "y1": 70.08}, {"fillcolor": "rgba(200,200,255,0.4)", "layer": "below", "line": {"width": 1}, "type": "rect", "x0": 2, "x1": 2.99, "y0": 0, "y1": 70.08}, {"fillcolor": "rgba(200,200,255,0.4)", "layer": "below", "line": {"width": 1}, "type": "rect", "x0": 2.995, "x1": 3.985, "y0": 0, "y1": 70.08}], "showlegend": true, "title": {"text": "Test set 2025-07-24 14-40-53-473398"}, "xaxis": {"title": {"text": "Time (s)"}}, "yaxis": {"title": {"text": "U.A."}}}}
